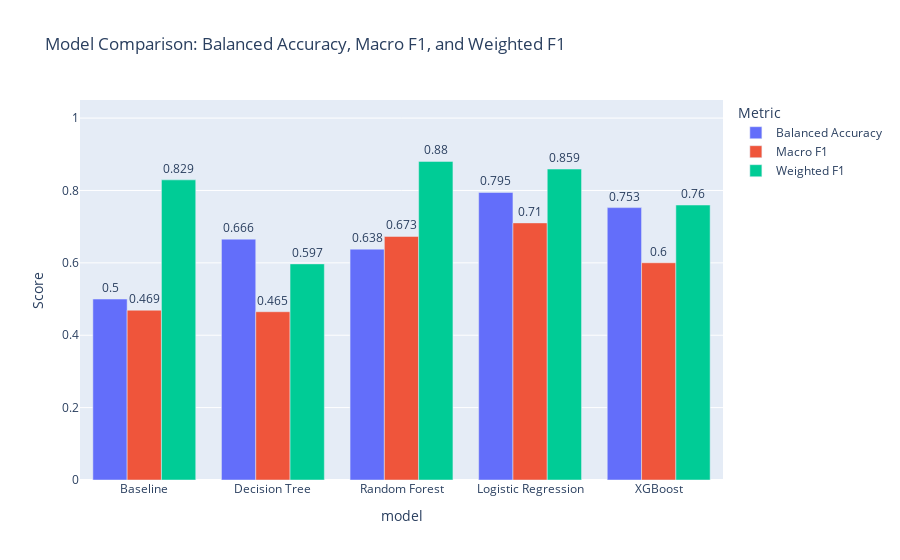

Write notebook code for a chart like this one.
### Code cell
df_eval_expanded = df_eval.reset_index().melt(
    id_vars="model",
    value_vars=["Balanced Accuracy", "Macro F1", "Weighted F1"],
    var_name="Metric",
    value_name="Score"
)

df_eval_expanded["Score_label"] = df_eval_expanded["Score"].round(3) 
#round results for display

fig = px.bar(
    df_eval_expanded,
    x="model",
    y="Score",
    color="Metric",
    barmode="group",
    text="Score_label", 
    title="Model Comparison: Balanced Accuracy, Macro F1, and Weighted F1"
)

fig.update_traces(textposition="outside")
fig.update_yaxes(range=[0, 1.05])  
fig.show()

### Figure 1 — Plotly figure (JSON) as saved in the notebook; plotly's stock layout.template omitted (floating-point values rounded to 4 significant figures)
{"data": [{"alignmentgroup": "True", "hovertemplate": "Metric=Balanced Accuracy<br>model=%{x}<br>Score=%{y}<br>Score_label=%{text}<extra></extra>", "legendgroup": "Balanced Accuracy", "marker": {"color": "#636efa", "pattern": {"shape": ""}}, "name": "Balanced Accuracy", "offsetgroup": "Balanced Accuracy", "orientation": "v", "showlegend": true, "text": [0.5, 0.666, 0.638, 0.795, 0.753], "textposition": "outside", "type": "bar", "x": ["Baseline", "Decision Tree", "Random Forest", "Logistic Regression", "XGBoost"], "xaxis": "x", "y": [0.5, 0.6655, 0.6379, 0.7946, 0.7526], "yaxis": "y"}, {"alignmentgroup": "True", "hovertemplate": "Metric=Macro F1<br>model=%{x}<br>Score=%{y}<br>Score_label=%{text}<extra></extra>", "legendgroup": "Macro F1", "marker": {"color": "#EF553B", "pattern": {"shape": ""}}, "name": "Macro F1", "offsetgroup": "Macro F1", "orientation": "v", "showlegend": true, "text": [0.469, 0.465, 0.673, 0.71, 0.6], "textposition": "outside", "type": "bar", "x": ["Baseline", "Decision Tree", "Random Forest", "Logistic Regression", "XGBoost"], "xaxis": "x", "y": [0.4692, 0.465, 0.673, 0.7104, 0.6002], "yaxis": "y"}, {"alignmentgroup": "True", "hovertemplate": "Metric=Weighted F1<br>model=%{x}<br>Score=%{y}<br>Score_label=%{text}<extra></extra>", "legendgroup": "Weighted F1", "marker": {"color": "#00cc96", "pattern": {"shape": ""}}, "name": "Weighted F1", "offsetgroup": "Weighted F1", "orientation": "v", "showlegend": true, "text": [0.829, 0.597, 0.88, 0.859, 0.76], "textposition": "outside", "type": "bar", "x": ["Baseline", "Decision Tree", "Random Forest", "Logistic Regression", "XGBoost"], "xaxis": "x", "y": [0.8293, 0.5971, 0.8804, 0.8592, 0.7598], "yaxis": "y"}], "layout": {"barmode": "group", "legend": {"title": {"text": "Metric"}, "tracegroupgap": 0}, "title": {"text": "Model Comparison: Balanced Accuracy, Macro F1, and Weighted F1"}, "xaxis": {"anchor": "y", "domain": [0, 1], "title": {"text": "model"}}, "yaxis": {"anchor": "x", "domain": [0, 1], "range": [0, 1.05], "title": {"text": "Score"}}}}
